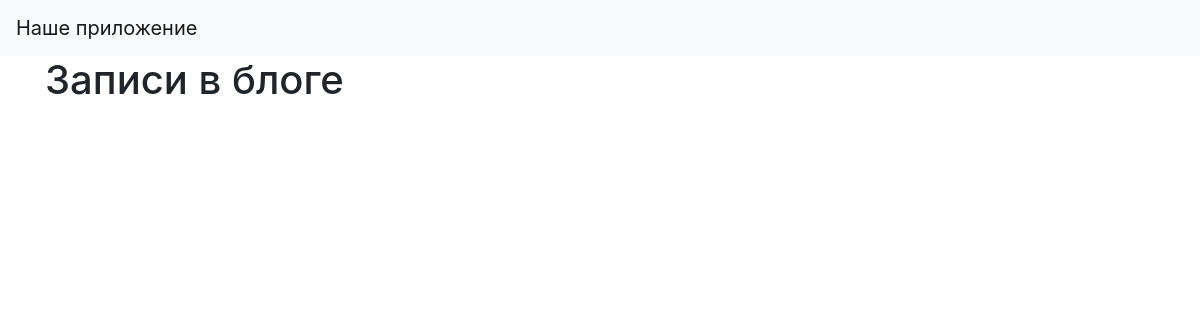
Before: / with the older database file.
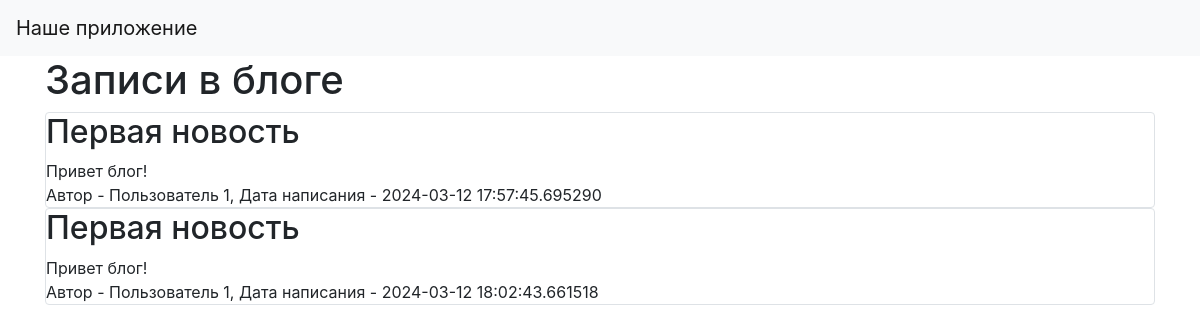
After: the same page with the newer database file.
### data/news.py (models this page shows)
class News(SqlAlchemyBase):
    __tablename__ = 'news'
    id = sqlalchemy.Column(sqlalchemy.Integer,
                           primary_key=True, autoincrement=True)
    title = sqlalchemy.Column(sqlalchemy.String, nullable=True)
    content = sqlalchemy.Column(sqlalchemy.String, nullable=True)
    created_date = sqlalchemy.Column(sqlalchemy.DateTime,
                                     default=datetime.datetime.now)
    is_private = sqlalchemy.Column(sqlalchemy.Boolean, default=True)
    user_id = sqlalchemy.Column(sqlalchemy.Integer,
                                sqlalchemy.ForeignKey("users.id"))
    user = orm.relationship('User')

### data/users.py (models this page shows, shortened)
class User(SqlAlchemyBase):
    __tablename__ = 'users'
    id = sqlalchemy.Column(sqlalchemy.Integer,
                           primary_key=True, autoincrement=True)
    name = sqlalchemy.Column(sqlalchemy.String, nullable=True)
    about = sqlalchemy.Column(sqlalchemy.String, nullable=True)
    email = sqlalchemy.Column(sqlalchemy.String,
                              index=True, unique=True, nullable=True)
    hashed_password = sqlalchemy.Column(sqlalchemy.String, nullable=True)
    created_date = sqlalchemy.Column(sqlalchemy.DateTime,
                                     default=datetime.datetime.now)
    news = orm.relationship("News", back_populates='user')

### main.py (the view)
@app.route("/")
def index():
    db_sess = db_session.create_session()
    news = db_sess.query(News).filter(News.is_private != True)
    return render_template("index.html", news=news)

### data/db_session.py (called while the page is built)
def create_session() -> Session:
    global __factory
    return __factory()

### templates/index.html
{% extends "base.html" %}
{% block content %}
<h1>Записи в блоге</h1>
{% for item in news%}
<div class="col-md6 border rounded">
    <h2>{{item.title}}</h2>
    <div>
        {{item.content}}
    </div>
    <div>
        Автор - {{item.user.name}}, Дата написания - {{item.created_date}}
    </div>
</div>
{% endfor %}
{% endblock %}

### templates/base.html (shortened to what this page needs)
<!doctype html>
<html lang="en">
<head>
    <link rel="stylesheet"
          href="https://stackpath.bootstrapcdn.com/bootstrap/4.4.1/css/bootstrap.min.css"
>
</head>
<body>
<header>
    <nav class="navbar navbar-light bg-light">
        <a class="navbar-brand" href="#">Наше приложение</a>
    </nav>
</header>
<main role="main" class="container">
    {% block content %}{% endblock %}
</main>
</body>
</html>

Changed rows visible on the page:
added News: title "Первая новость", content "Привет блог!", user.name "Пользователь 1", created_date "2024-03-12 17:57:45.695290"
added News: title "Первая новость", content "Привет блог!", user.name "Пользователь 1", created_date "2024-03-12 18:02:43.661518"
